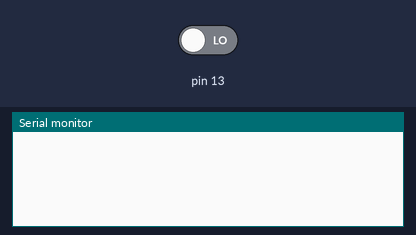
The sketch below on a simulated Arduino Uno, built with avr-gcc and run on an emulated ATmega328P. Shown: the last lines printed to the serial monitor. The inputs (shaded band) are chosen by the test bench; at power-on: pin 13 LOW.

Above: at 1.2 s.
1.3 s: pin 13 driven HIGH
At 1.6 s:
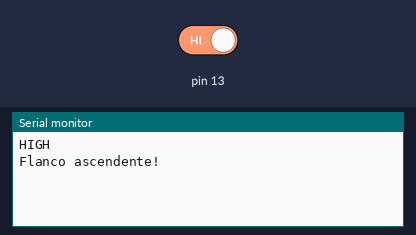
2.8 s: pin 13 driven LOW
At 4.0 s:
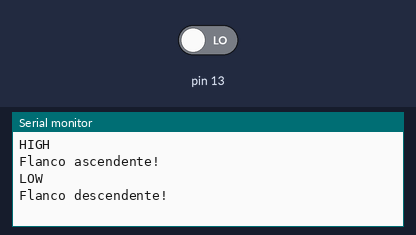

Measured:
- after the input at 1.3 s, the serial monitor: prints a new line at once (image 1)
- after the input at 2.8 s, the serial monitor: prints a new line at once (image 2)

The sketch:

ejercicio6.ino
```cpp
/*6. Para Arduino, crear una clase Entrada, la misma debe implementar:
a) Un constructor el cual debe indicarse el pin a utilizar.
b) getEstado: que devuelva el estado actual de la entrada
c) getFlancoAsc: que devuelva si se ha detectado un flanco ascendente
d) getFlancoDes: que devuelva si se ha detectado un flanco descendentee)
Sobrecarga getEstado para que, de manera no bloqueante (con millis),
implemente un tiempo antirrebote el cual debe ser pasado por parámetro
y tener un valor defecto.*/

#include "entrada.h"

entrada ent(13);

void setup() {
  Serial.begin(9600);
}

void loop() {

  if (ent.cambioDisponible()) {
    Serial.println(ent.getEstado(500));
    Serial.println(ent.getFlancoAsc());
    Serial.println(ent.getFlancoDes());
  }
}
```

entrada.cpp
```cpp
/*6. Para Arduino, crear una clase Entrada, la misma debe implementar:
a) Un constructor el cual debe indicarse el pin a utilizar.
b) getEstado: que devuelva el estado actual de la entrada
c) getFlancoAsc: que devuelva si se ha detectado un flanco ascendente
d) getFlancoDes: que devuelva si se ha detectado un flanco descendentee)
Sobrecarga getEstado para que, de manera no bloqueante (con millis),
implemente un tiempo antirrebote el cual debe ser pasado por parámetro
y tener un valor defecto.*/
#include "entrada.h"
#include <Arduino.h>

entrada::entrada(char p) {
    definirEntrada(p);
}

void entrada::definirEntrada(char p){
  pin = p;
  pinMode(pin, INPUT);
  estado = digitalRead(pin);
}

String entrada::getEstado(unsigned long tA) {
  tiempoAntirrebote = tA;
  unsigned long tiempoActual = millis();
  static unsigned long ultimoTiempo = 0;
  String estadoReturn = "";

  if (tiempoActual - ultimoTiempo >= tiempoAntirrebote){
    estado = digitalRead(pin);
    //Serial.println(estado);

    ultimoTiempo = tiempoActual;
    static bool datoAnterior = estado;

    Serial.read();
    Serial.flush();

    if (estado == 1){
      estadoReturn = "HIGH";
    } else if (estado == 0) {
      estadoReturn = "LOW";
  }

  return estadoReturn;

  }

}

int entrada::cambioDisponible () {
  estado = digitalRead(pin);
  static bool estadoAnterior = LOW;

  if (estado != estadoAnterior){
    estadoAnterior = estado;
    return 1;
  } else {
    return 0;
  }

}

String entrada::getFlancoDes() {
  estado = digitalRead(pin);
  static bool datoAnterior = HIGH;
  if (datoAnterior == HIGH && estado == LOW) {
    datoAnterior = estado; return "Flanco descendente!";
  }
  datoAnterior = estado; return "";
}

String entrada::getFlancoAsc(){
  estado = digitalRead(pin);
  static bool datoAnterior = LOW;
  if (estado == HIGH && datoAnterior == LOW) {
    datoAnterior = estado; return "Flanco ascendente!";
  }
  datoAnterior = estado; return "";
}

// temperatura::temperatura(float c, std::string m): temp(c), magnitud(m) {}

// void temperatura::convertirKelvin() {

//     if (magnitud == "Celsius") {
//         temp += 273.15;
//     } else if (magnitud == "Fahrenheit") {
//         temp = (temp - 32) * (5.0/9) + 273.15;
//     }

//     magnitud = "Kelvin";

// }

// void temperatura::convertirFahrenheit() {
//     if (magnitud == "Celsius") {
//         temp = (temp * (9.0/5)) + 32;
//     } else if (magnitud == "Kelvin") {
//         temp = (temp - 273.15) * (9.0/5) + 32;
//     }

//     magnitud = "Fahrenheit";
// }

// void temperatura::mostrarTemperatura() {
//     std::cout << temp << "\t" << magnitud << "\n"<< std::endl;

// }

// vector2D::vector2D(float cx, float cy): x(cx), y(cy) {}

// void vector2D::definirVector2D(float cx, float cy) {
//     x = cx;
//     y = cy;
// }

// float vector2D::longitudVector2D() {
//     return sqrt(pow(x,2) + pow(y,2));
// }

// void vector2D::imprimirVector() {
//     std::cout << "(" << x << ";" << y << ")\n" << std::endl;
// }

// vector2D vector2D::operator-(const vector2D& otro) const {
//     return vector2D((this->x) - otro.x,(this->y) - otro.y);
// }

// vector2D vector2D::operator+(const vector2D& otro) const {
//     return vector2D(this->x + otro.x, this->y + otro.y);
// }

// vector2D vector2D::operator*(const float n) const {
//     return vector2D((this->x)*n, (this->y)*n);
// }

// producto::producto(std::string n, float p, unsigned int c): nombre(n), precio(p), cantidad(c) {}

// void producto::mostrarDatos () {
//     std::cout << "-------------------------------------------\n";

//     std::cout << "Nombre:\t" << nombre << "\n" << std::endl;

//     if (precio == 0.0) {
//         std::cout << "Precio:\t" << "Desconocido" << "\n" << std::endl;
//     } else {
//         std::cout << "Precio:\t" << precio << "\n" << std::endl;
//     }

//     if (cantidad == 0) {
//         std::cout << "Cantidad:\t" << "Desconocido" << "\n" << std::endl;
//     } else {
//         std::cout << "Cantidad:\t" << cantidad << "\n" << std::endl;
//     }

//     std::cout << "-------------------------------------------\n";

// }

// float producto::calcularTotal () {
//     return (float)(precio * cantidad);
// }

// cilindro::cilindro(float r, float h): radio(r), altura(h) {}

// float cilindro::calcularVolumen() {
//     return PI*pow(radio,2)*altura;
// }

// void cilindro::dimensionar(float r, float h) {
//     radio = r;
//     altura = h;
// }

// empleado::empleado(std::string n, unsigned int e, double s): nombre(n), edad(e), salario(s) {}

// void empleado::cargarDatosEmpleado (std::string n, unsigned int e, double s) {

//     nombre = n;
//     edad = e;
//     salario = s;

// }

// void empleado::mostrarDatosEmpleado() {

//     std::cout << "---------------------------------------------\n";
//     std::cout << "Nombre:\t" << nombre << "\n" << std::endl;

//     if (edad == 0) {
//     std::cout << "Edad:\t" << "Desconocida\n" << std::endl;
//     } else {
//     std::cout << "Edad:\t" << edad << "\n"  << std::endl;
//     }

//     if (salario == 0) {
//         std::cout << "Salario:\t" << "No asignado\n" << std::endl;
//     } else {
//         std::cout << "Salario:\t" << salario << "\n" << std::endl;
//     }
//     std::cout << "---------------------------------------------\n";

// }

// empleado::~empleado() {}
```

entrada.h
```cpp
/*6. Para Arduino, crear una clase Entrada, la misma debe implementar:
a) Un constructor el cual debe indicarse el pin a utilizar.
b) getEstado: que devuelva el estado actual de la entrada
c) getFlancoAsc: que devuelva si se ha detectado un flanco ascendente
d) getFlancoDes: que devuelva si se ha detectado un flanco descendentee)
Sobrecarga getEstado para que, de manera no bloqueante (con millis),
implemente un tiempo antirrebote el cual debe ser pasado por parámetro
y tener un valor defecto.*/

#ifndef ENTRADA_H
#define ENTRADA_H

#include <Arduino.h>

class entrada {
    public:
        entrada(char = 13);
        void definirEntrada(char);
        String getEstado(unsigned long = 1000);
        String getFlancoAsc();
        String getFlancoDes();
        int cambioDisponible();

    private:
        char pin;
        int estado;
        unsigned long tiempoAntirrebote;
};


// #include <iostream>
// class temperatura {
//     public:
//         temperatura(float temp = -273.15, std::string magnitud = "Celsius");
//         void convertirFahrenheit();
//         void convertirKelvin();
//         void mostrarTemperatura();
//     private:
//         float temp;
//         std::string magnitud;

// };


// class vector2D {
//     public:
//         vector2D(float x = 1.0, float y = 1.0);
//         void definirVector2D(float cx, float cy);
//         float longitudVector2D();
//         void imprimirVector();

//         vector2D operator-(const vector2D& otro) const;
//         vector2D operator+(const vector2D& otro) const;
//         vector2D operator*(const float n) const;
//     private:
//         float x, y;
// };

// class producto {
//     public:
//         producto(std::string nombre = "Desconocido", float precio = 0.0, unsigned int cantidad = 0);
//         void mostrarDatos ();
//         float calcularTotal ();
//     private:
//         std::string nombre;
//         float precio;
//         unsigned int cantidad;
// };


// class cilindro {
//     public:
//         cilindro(float radio = 1.0, float altura = 1.0);
//         float calcularVolumen();
//         void dimensionar(float r, float h );
//     private:
//         float radio;
//         float altura;
// };

// #include <string>
// class empleado {
//     public:
//         empleado(std::string nombre = "desconocido", unsigned int edad = 0, double salario = 0);
//         void cargarDatosEmpleado(std::string, unsigned int, double);
//         void mostrarDatosEmpleado();

//         ~empleado();

//     private:
//         std::string nombre;
//         unsigned int edad;
//         double salario;

// };

#endif
```
